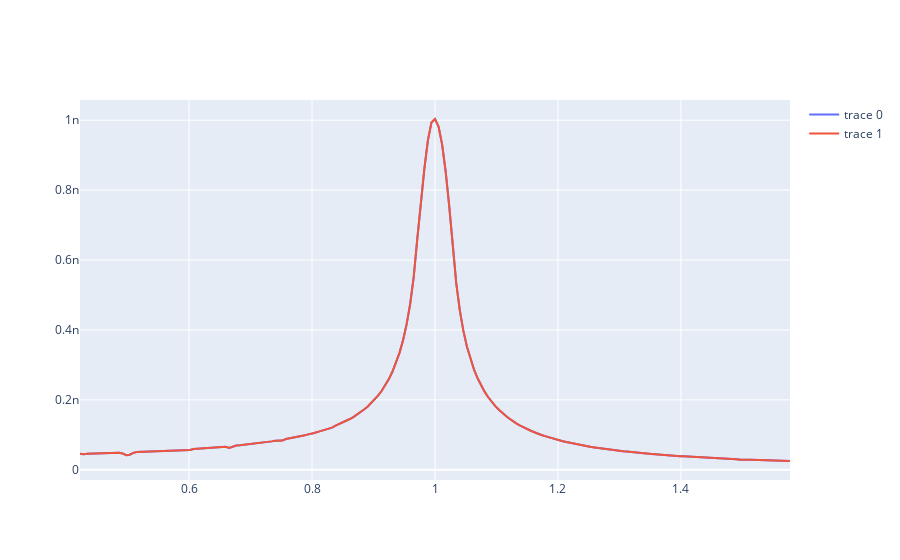

Notebook cell for this chart:
### Code cell
freq = 1.0 * pow(10,7)
w = freq * 2.0 * math.pi
m = 9*(1.6e-27)
omega = math.sqrt(3.0)*w

time_end = (2.0*math.pi/w) * 10.0

# I blanked out on what to put here so I just guessed. 
k = (8.988 * pow(10, 9)) * 1
q = (1.602 * pow(10,-19))

dt = (1/omega) * pow(10, -2)
# print(omega)


particles[0]["x_initial"] = pow((k*q*q) / (4 * m * pow(w,2)), 1/3)
particles[1]["x_initial"] = -1 * particles[0]["x_initial"]

time_data = []

def getSeries(wx):
    global particles
    global m
    global q
    global dt
    global w
    global omega
    global q
    global k
    global dt
    s_max_0 = float('-inf')
    s_min_0 = float('inf')
    s_max_1 = float('-inf')
    s_min_1 = float('inf')
    particles = [
        createParticle(4 * pow(10,-6), 0),
        createParticle(-4 * pow(10,-6), 0),
    ]
    particles[0]["x_initial"] = pow((k*q*q) / (4 * m * pow(w,2)), 1/3)
    particles[1]["x_initial"] = -1 * particles[0]["x_initial"]
    for t in numpy.arange(0, time_end, dt):
        particles[0]["a"] = ((q * pow(10,-1) *math.cos(wx* t)) / m)
        particles[1]["a"] = ((q * pow(10,-1) *math.cos(wx * t)) / m)
        particles[0]["a"] = ((((-1 * m) * pow(w, 2) * (particles[0]["x"] + particles[0]["x_initial"])) + ((k*q*q) / pow((particles[1]["x"] + particles[1]["x_initial"]) - (particles[0]["x"] + particles[0]["x_initial"]), 2))) /m) + ((q* pow(10,-2) *math.cos((wx)* t)) / m)
        particles[1]["a"] = ((((-1 * m) * pow(w, 2) * (particles[1]["x"] + particles[1]["x_initial"])) - ((k*q*q) / pow((particles[1]["x"] + particles[1]["x_initial"]) - (particles[0]["x"] + particles[0]["x_initial"]), 2))) /m) - ((q * pow(10,-2) *math.cos((wx) * t)) / m)
        # time_data.append(t)
        particles[0]["v"] += particles[0]["a"] * dt
        particles[1]["v"] += particles[1]["a"] * dt
        particles[0]["x"] += particles[0]["v"] * dt
        particles[1]["x"] += particles[1]["v"] * dt
        particles[0]["history"].append(particles[0]["x"])
        particles[1]["history"].append(particles[1]["x"])
        s_min_0 = min(s_min_0, particles[0]["x"])
        s_min_1 = min(s_min_1, particles[1]["x"])
        s_max_0 = max(s_max_0, particles[0]["x"])
        s_max_1 = max(s_max_1, particles[1]["x"])
    return [{
        "min":s_min_0,
        "max":s_max_0
    }, {
        "min":s_min_1,
        "max":s_max_1
    }]


wr = 2.0*math.pi*pow(10, 7)
dw = 2.0*math.pi*pow(10, 5)

p0 = []
p1 = []

wcent = w*pow(3.0,0.5)

for wcur in numpy.arange(wcent-wr, wcent+wr, dw):
    time_data.append(wcur/wcent)
    print(wcur/wcent)
    series = getSeries(wcur)
    p0.append(series[0]["max"] - series[0]["min"])
    p1.append(series[1]["max"] - series[1]["min"])




fig = go.Figure(data=[go.Line(y=p0, x=time_data), go.Line(y=p1, x=time_data)])
fig.show()

### Figure 1 — Plotly figure (JSON) as saved in the notebook; plotly's stock layout.template omitted (floating-point values rounded to 4 significant figures; data arrays with more than 128 entries replaced by an {"elided": "..."} marker saying what was removed)
{"data": [{"type": "scatter", "x": {"elided": "201 float values"}, "y": {"elided": "201 float values"}}, {"type": "scatter", "x": {"elided": "201 float values"}, "y": {"elided": "201 float values"}}], "layout": {}}
